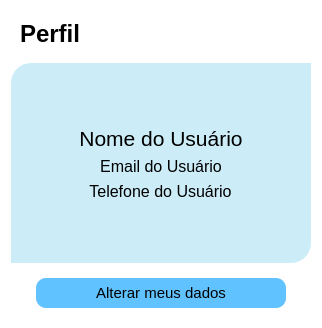
            <widget class="QWidget" name="pg_perfil">
             <property name="accessibleDescription">
              <string>Página de Perfil do Usuário</string>
             </property>
             <property name="styleSheet">
              <string notr="true">QWidget{
	background-color: transparent;
	border: 0px;
}</string>
             </property>
             <layout class="QVBoxLayout" name="verticalLayout_8">
              <item>
               <widget class="QFrame" name="frame_5">
                <property name="styleSheet">
                 <string notr="true">QFrame{
	background-color: transparent;
	border: 0px;
}</string>
                </property>
                <property name="frameShape">
                 <enum>QFrame::StyledPanel</enum>
                </property>
                <property name="frameShadow">
                 <enum>QFrame::Raised</enum>
                </property>
                <layout class="QHBoxLayout" name="horizontalLayout_6">
                 <item>
                  <widget class="QLabel" name="label_7">
                   <property name="accessibleDescription">
                    <string>Texto que diz: Perfil</string>
                   </property>
                   <property name="styleSheet">
                    <string notr="true">QLabel{
	background-color: transparent;
	border: 0px;
	font-family: Arial, sans-serif;
	font-size: 14pt;
}</string>
                   </property>
                   <property name="text">
                    <string>&lt;html&gt;&lt;head/&gt;&lt;body&gt;&lt;p&gt;&lt;span style=&quot; font-size:18pt; font-weight:600; color:#000000;&quot;&gt;Perfil&lt;/span&gt;&lt;/p&gt;&lt;/body&gt;&lt;/html&gt;</string>
                   </property>
                  </widget>
                 </item>
                </layout>
               </widget>
              </item>
              <item alignment="Qt::AlignHCenter|Qt::AlignVCenter">
               <widget class="QFrame" name="frame_4">
                <property name="sizePolicy">
                 <sizepolicy hsizetype="Expanding" vsizetype="Expanding">
                  <horstretch>0</horstretch>
                  <verstretch>0</verstretch>
                 </sizepolicy>
                </property>
                <property name="minimumSize">
                 <size>
                  <width>300</width>
                  <height>200</height>
                 </size>
                </property>
                <property name="styleSheet">
                 <string notr="true">QFrame{
	background-color: rgba(0, 164, 218, 0.2);
	border-top-left-radius: 20px;
	border-bottom-right-radius: 20px;
}</string>
                </property>
                <property name="frameShape">
                 <enum>QFrame::StyledPanel</enum>
                </property>
                <property name="frameShadow">
                 <enum>QFrame::Raised</enum>
                </property>
                <layout class="QVBoxLayout" name="verticalLayout_9">
                 <item>
                  <spacer name="verticalSpacer_5">
                   <property name="orientation">
                    <enum>Qt::Vertical</enum>
                   </property>
                   <property name="sizeHint" stdset="0">
                    <size>
                     <width>20</width>
                     <height>40</height>
                    </size>
                   </property>
                  </spacer>
                 </item>
                 <item alignment="Qt::AlignHCenter|Qt::AlignVCenter">
                  <widget class="QLabel" name="txt_nome_perfil">
                   <property name="sizePolicy">
                    <sizepolicy hsizetype="Expanding" vsizetype="Expanding">
                     <horstretch>0</horstretch>
                     <verstretch>0</verstretch>
                    </sizepolicy>
                   </property>
                   <property name="toolTip">
                    <string>Meu Nome</string>
                   </property>
                   <property name="accessibleDescription">
                    <string>Campo de texto que aparecerá o nome do Usuário</string>
                   </property>
                   <property name="styleSheet">
                    <string notr="true">QLabel{
	background-color:transparent;
	font-family: Arial, sans-serif;
	font-size: 16px;
	color: black;
	text-align: center;
}</string>
                   </property>
                   <property name="text">
                    <string>&lt;html&gt;&lt;head/&gt;&lt;body&gt;&lt;p align=&quot;center&quot;&gt;&lt;span style=&quot; font-size:16pt;&quot;&gt;Nome do Usuário&lt;/span&gt;&lt;/p&gt;&lt;/body&gt;&lt;/html&gt;</string>
                   </property>
                   <property name="alignment">
                    <set>Qt::AlignCenter</set>
                   </property>
                  </widget>
                 </item>
                 <item alignment="Qt::AlignHCenter|Qt::AlignVCenter">
                  <widget class="QLabel" name="txt_email_perfil">
                   <property name="sizePolicy">
                    <sizepolicy hsizetype="Expanding" vsizetype="Expanding">
                     <horstretch>0</horstretch>
                     <verstretch>0</verstretch>
                    </sizepolicy>
                   </property>
                   <property name="toolTip">
                    <string>Meu Email</string>
                   </property>
                   <property name="accessibleDescription">
                    <string>Campo de Texto que terá o email do Usuário</string>
                   </property>
                   <property name="styleSheet">
                    <string notr="true">QLabel{
	background-color:transparent;
	font-family: Arial, sans-serif;
	font-size: 12px;
	color: black;
	text-align: center;
}</string>
                   </property>
                   <property name="text">
                    <string>&lt;html&gt;&lt;head/&gt;&lt;body&gt;&lt;p align=&quot;center&quot;&gt;&lt;span style=&quot; font-size:12pt;&quot;&gt;Email do Usuário&lt;/span&gt;&lt;/p&gt;&lt;/body&gt;&lt;/html&gt;</string>
                   </property>
                   <property name="alignment">
                    <set>Qt::AlignHCenter|Qt::AlignTop</set>
                   </property>
                  </widget>
                 </item>
                 <item alignment="Qt::AlignHCenter|Qt::AlignVCenter">
                  <widget class="QLabel" name="txt_telefone_perfil">
                   <property name="sizePolicy">
                    <sizepolicy hsizetype="Expanding" vsizetype="Expanding">
                     <horstretch>0</horstretch>
                     <verstretch>0</verstretch>
                    </sizepolicy>
                   </property>
                   <property name="toolTip">
                    <string>Meu Telefone</string>
                   </property>
                   <property name="accessibleDescription">
                    <string>Campo de texto que aparecerá o telefone do usuário</string>
                   </property>
                   <property name="styleSheet">
                    <string notr="true">QLabel{
	background-color:transparent;
	font-family: Arial, sans-serif;
	font-size: 12px;
	color: black;
	text-align: center;
}</string>
                   </property>
                   <property name="text">
                    <string>&lt;html&gt;&lt;head/&gt;&lt;body&gt;&lt;p align=&quot;center&quot;&gt;&lt;span style=&quot; font-size:12pt;&quot;&gt;Telefone do Usuário&lt;/span&gt;&lt;/p&gt;&lt;/body&gt;&lt;/html&gt;</string>
                   </property>
                   <property name="alignment">
                    <set>Qt::AlignHCenter|Qt::AlignTop</set>
                   </property>
                  </widget>
                 </item>
                 <item>
                  <spacer name="verticalSpacer_4">
                   <property name="orientation">
                    <enum>Qt::Vertical</enum>
                   </property>
                   <property name="sizeHint" stdset="0">
                    <size>
                     <width>20</width>
                     <height>40</height>
                    </size>
                   </property>
                  </spacer>
                 </item>
                </layout>
               </widget>
              </item>
              <item>
               <widget class="QFrame" name="frame_3">
                <property name="sizePolicy">
                 <sizepolicy hsizetype="Preferred" vsizetype="Preferred">
                  <horstretch>0</horstretch>
                  <verstretch>0</verstretch>
                 </sizepolicy>
                </property>
                <property name="styleSheet">
                 <string notr="true">QFrame{
	background-color: transparent;
	border: 0px;
}</string>
                </property>
                <property name="frameShape">
                 <enum>QFrame::StyledPanel</enum>
                </property>
                <property name="frameShadow">
                 <enum>QFrame::Raised</enum>
                </property>
                <layout class="QVBoxLayout" name="verticalLayout_10">
                 <item alignment="Qt::AlignHCenter|Qt::AlignTop">
                  <widget class="QPushButton" name="btn_alterar_dados">
                   <property name="minimumSize">
                    <size>
                     <width>250</width>
                     <height>30</height>
                    </size>
                   </property>
                   <property name="cursor">
                    <cursorShape>PointingHandCursor</cursorShape>
                   </property>
                   <property name="toolTip">
                    <string>Alterar meus Dados</string>
                   </property>
                   <property name="accessibleDescription">
                    <string>Botão para alterar dados do Usuário</string>
                   </property>
                   <property name="styleSheet">
                    <string notr="true">
QPushButton:hover{
	color: rgb(255, 255, 255);
	
	background-color: rgb(0, 170, 255);
}
QPushButton {
	
	background-color: rgb(96, 194, 255);
	border-radius: 10px;
	font-family: Arial, sans-serif;
	font-size: 11pt;
}
</string>
                   </property>
                   <property name="text">
                    <string>Alterar meus dados</string>
                   </property>
                   <property name="icon">
                    <iconset resource="icons.qrc">
                     <normaloff>:/icons/icons/refresh.png</normaloff>:/icons/icons/refresh.png</iconset>
                   </property>
                  </widget>
                 </item>
                </layout>
               </widget>
              </item>
             </layout>
            </widget>
